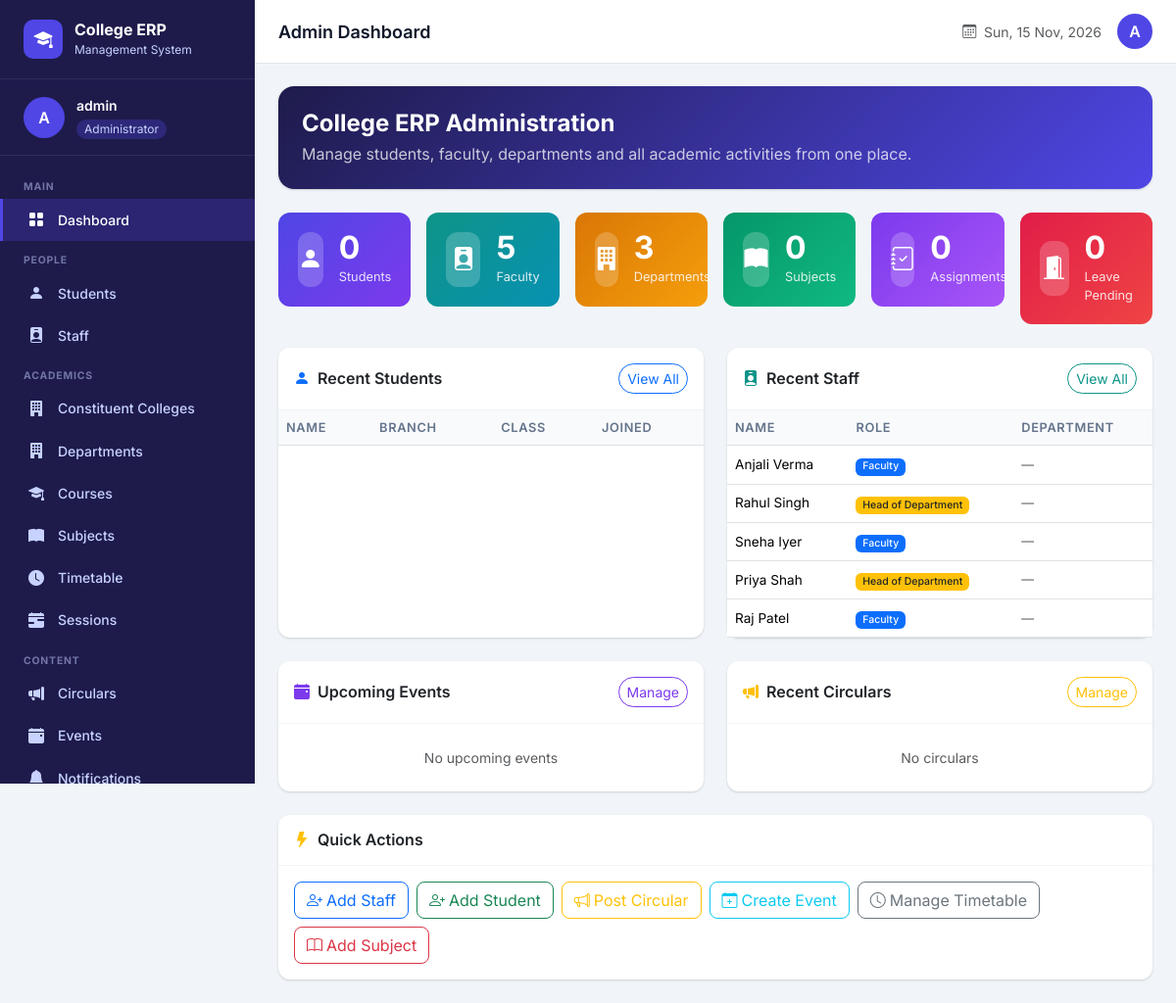
Screenshot of /faculty/admin/dashboard/ (signed in) with the database file from the repository.
### faculty/models.py (models this page shows, shortened)
class Staff(models.Model):
    ROLE_CHOICES = (
         ('dean', 'Dean'),
        ('faculty', 'Faculty'),
        ('hod', 'Head of Department'),
    )
    GENDER_CHOICES = (
        ('male', 'Male'),
        ('female', 'Female'),
        ('other', 'Other'),
    )
    user = models.OneToOneField(User, on_delete=models.CASCADE, related_name='staff_profile')
    staff_id = models.CharField(max_length=20, unique=True)
    name = models.CharField(max_length=100)
    email = models.EmailField(unique=True)
    mobile= models.CharField(
        max_length=10,
        validators=[mobile_validator])
    gender = models.CharField(max_length=10, choices=GENDER_CHOICES, default='male')
    dob = models.DateField(null=True, blank=True)
    image = models.ImageField(upload_to='staff_images/', blank=True, null=True)
    role = models.CharField(max_length=20, choices=ROLE_CHOICES, default='faculty')
    department = models.ForeignKey(
        'account.Department', on_delete=models.SET_NULL,
        null=True, blank=True, related_name='staff_members'
    )
    qualification = models.CharField(max_length=200, blank=True)
    experience = models.CharField(max_length=200, blank=True)
    address = models.TextField(blank=True)
    joining_date = models.DateField(null=True, blank=True)
    is_active = models.BooleanField(default=True)
    created_at = models.DateTimeField(auto_now_add=True)
    class Meta:
        ordering = ['name']
        verbose_name = 'Staff'
        verbose_name_plural = 'Staff Members'

### faculty/views.py (the view)
    def wrapper(request, *args, **kwargs):
        if not request.user.is_authenticated:
            return redirect('login')
        try:
            staff = request.user.staff_profile
            if staff.role != 'admin' and not request.user.is_superuser:
                messages.error(request, "Admin access required.")
                return redirect('login')
            request.staff = staff
        except Staff.DoesNotExist:
            if not request.user.is_superuser:
                messages.error(request, "Access denied.")
                return redirect('login')
            request.staff = None
        return view_func(request, *args, **kwargs)

### faculty/views.py (called while the page is built)
def admin_required(view_func):
    def wrapper(request, *args, **kwargs):
        if not request.user.is_authenticated:
            return redirect('login')
        try:
            staff = request.user.staff_profile
            if staff.role != 'admin' and not request.user.is_superuser:
                messages.error(request, "Admin access required.")
                return redirect('login')
            request.staff = staff
        except Staff.DoesNotExist:
            if not request.user.is_superuser:
                messages.error(request, "Access denied.")
                return redirect('login')
            request.staff = None
        return view_func(request, *args, **kwargs)
    wrapper.__name__ = view_func.__name__
    return wrapper

### templates/admin_panel/dashboard.html (shortened to what this page needs)
{% extends "admin_panel/base_admin.html" %}
{% block page_title %}Admin Dashboard{% endblock %}
{% block content %}
<div class="card mb-4" style="background:linear-gradient(135deg,#1e1b4b,#4f46e5);border-radius:16px">
  <div class="card-body p-4 text-white">
    <h4 class="fw-bold mb-1">College ERP Administration</h4>
    <p class="mb-0 opacity-75">Manage students, faculty, departments and all academic activities from one place.</p>
  </div>
</div>
<div class="row g-3 mb-4">
  <div class="col-6 col-md-2">
    <div class="stat-card bg-indigo">
      <div class="stat-icon"><i class="bi bi-person-fill"></i></div>
      <div><div class="stat-value">{{ total_students }}</div><div class="stat-label">Students</div></div>
    </div>
  </div>
  <div class="col-6 col-md-2">
    <div class="stat-card bg-teal">
      <div class="stat-icon"><i class="bi bi-person-badge-fill"></i></div>
      <div><div class="stat-value">{{ total_faculty }}</div><div class="stat-label">Faculty</div></div>
    </div>
  </div>
  <div class="col-6 col-md-2">
    <div class="stat-card bg-amber">
      <div class="stat-icon"><i class="bi bi-building-fill"></i></div>
      <div><div class="stat-value">{{ total_departments }}</div><div class="stat-label">Departments</div></div>
    </div>
  </div>
  <div class="col-6 col-md-2">
    <div class="stat-card bg-emerald">
      <div class="stat-icon"><i class="bi bi-book-fill"></i></div>
      <div><div class="stat-value">{{ total_subjects }}</div><div class="stat-label">Subjects</div></div>
    </div>
  </div>
  <div class="col-6 col-md-2">
    <div class="stat-card bg-violet">
      <div class="stat-icon"><i class="bi bi-journal-check"></i></div>
      <div><div class="stat-value">{{ total_assignments }}</div><div class="stat-label">Assignments</div></div>
    </div>
  </div>
  <div class="col-6 col-md-2">
    <div class="stat-card bg-rose">
      <div class="stat-icon"><i class="bi bi-door-open-fill"></i></div>
      <div><div class="stat-value">{{ pending_leaves }}</div><div class="stat-label">Leave Pending</div></div>
    </div>
  </div>
</div>
<div class="row g-4">
  <div class="col-md-6">
    <div class="card h-100">
      <div class="card-header py-3 d-flex justify-content-between align-items-center">
        <h6 class="mb-0 fw-semibold"><i class="bi bi-person-fill text-primary me-2"></i>Recent Students</h6>
        <a href="{% url 'admin_students' %}" class="btn btn-sm btn-outline-primary rounded-pill">View All</a>
      </div>
      <div class="card-body p-0">
        <div class="table-responsive">
          <table class="table mb-0">
            <thead><tr><th>Name</th><th>Branch</th><th>Class</th><th>Joined</th></tr></thead>
          </table>
        </div>
      </div>
    </div>
  </div>
  <div class="col-md-6">
    <div class="card h-100">
      <div class="card-header py-3 d-flex justify-content-between align-items-center">
        <h6 class="mb-0 fw-semibold"><i class="bi bi-person-badge-fill text-teal me-2" style="color:#0d9488"></i>Recent Staff</h6>
        <a href="{% url 'admin_staff_list' %}" class="btn btn-sm rounded-pill" style="border:1px solid #0d9488;color:#0d9488">View All</a>
      </div>
      <div class="card-body p-0">
        <div class="table-responsive">
          <table class="table mb-0">
            <thead><tr><th>Name</th><th>Role</th><th>Department</th></tr></thead>
            <tbody>
              {% for s in recent_staff %}
                <tr>
                  <td style="font-size:.85rem">{{ s.name }}</td>
                  <td><span class="badge {% if s.role == 'admin' %}bg-danger{% elif s.role == 'hod' %}bg-warning text-dark{% else %}bg-primary{% endif %}">{{ s.get_role_display }}</span></td>
                  <td style="font-size:.8rem" class="text-muted">{{ s.department|default:"—" }}</td>
                </tr>
              {% endfor %}
            </tbody>
          </table>
        </div>
      </div>
    </div>
  </div>
  <div class="col-md-6">
    <div class="card h-100">
      <div class="card-header py-3 d-flex justify-content-between align-items-center">
        <h6 class="mb-0 fw-semibold"><i class="bi bi-calendar-event-fill me-2" style="color:#7c3aed"></i>Upcoming Events</h6>
        <a href="{% url 'admin_events' %}" class="btn btn-sm rounded-pill" style="border:1px solid #7c3aed;color:#7c3aed">Manage</a>
      </div>
      <div class="card-body p-0">
        {% for event in upcoming_events %}
          <div class="p-3 border-bottom d-flex gap-3 align-items-start">
            <div class="text-center p-2 rounded-2" style="background:#eef2ff;min-width:48px">
              <div style="font-size:.65rem;font-weight:700;color:#4f46e5;text-transform:uppercase">{{ event.start_date|date:"M" }}</div>
              <div style="font-size:1.2rem;font-weight:700;color:#1e1b4b;line-height:1">{{ event.start_date|date:"d" }}</div>
            </div>
            <div>
              <div class="fw-semibold" style="font-size:.875rem">{{ event.event_name }}</div>
              <div class="text-muted" style="font-size:.75rem"><i class="bi bi-geo-alt me-1"></i>{{ event.venue }}</div>
              <div class="text-muted" style="font-size:.75rem"><i class="bi bi-currency-rupee me-1"></i>{{ event.fees }}</div>
            </div>
          </div>
        {% empty %}
          <div class="text-center py-4 text-muted" style="font-size:.875rem">No upcoming events</div>
        {% endfor %}
      </div>
    </div>
  </div>
  <div class="col-md-6">
    <div class="card h-100">
      <div class="card-header py-3 d-flex justify-content-between align-items-center">
        <h6 class="mb-0 fw-semibold"><i class="bi bi-megaphone-fill text-warning me-2"></i>Recent Circulars</h6>
        <a href="{% url 'admin_circulars' %}" class="btn btn-sm btn-outline-warning rounded-pill">Manage</a>
      </div>
      <div class="card-body p-0">
        {% for circ in recent_circulars %}
          <div class="p-3 border-bottom d-flex justify-content-between align-items-start">
            <div>
              {% if circ.is_pinned %}<i class="bi bi-pin-fill text-danger me-1" style="font-size:.75rem"></i>{% endif %}
              <span class="fw-semibold" style="font-size:.875rem">{{ circ.title }}</span>
              <div class="text-muted" style="font-size:.75rem">{{ circ.publish_date|date:"d M Y" }}</div>
            </div>
            <span class="badge {% if circ.target_audience == 'students' %}bg-primary{% elif circ.target_audience == 'faculty' %}bg-success{% else %}bg-secondary{% endif %}">
              {{ circ.get_target_audience_display }}
            </span>
          </div>
        {% empty %}
          <div class="text-center py-4 text-muted" style="font-size:.875rem">No circulars</div>
        {% endfor %}
      </div>
    </div>
  </div>
</div>
<div class="card mt-4">
  <div class="card-header py-3"><h6 class="mb-0 fw-semibold"><i class="bi bi-lightning-fill text-warning me-2"></i>Quick Actions</h6></div>
  <div class="card-body">
    <div class="d-flex flex-wrap gap-2">
      <a href="{% url 'add_staff' %}" class="btn btn-outline-primary rounded-3"><i class="bi bi-person-plus me-1"></i>Add Staff</a>
      <a href="{% url 'register_student' %}" class="btn btn-outline-success rounded-3"><i class="bi bi-person-plus me-1"></i>Add Student</a>
      <a href="{% url 'admin_circulars' %}" class="btn btn-outline-warning rounded-3"><i class="bi bi-megaphone me-1"></i>Post Circular</a>
      <a href="{% url 'admin_events' %}" class="btn btn-outline-info rounded-3"><i class="bi bi-calendar-plus me-1"></i>Create Event</a>
      <a href="{% url 'admin_timetable' %}" class="btn btn-outline-secondary rounded-3"><i class="bi bi-clock me-1"></i>Manage Timetable</a>
      <a href="{% url 'admin_subjects' %}" class="btn btn-outline-danger rounded-3"><i class="bi bi-book me-1"></i>Add Subject</a>
    </div>
  </div>
</div>
{% endblock %}

### templates/admin_panel/base_admin.html (shortened to what this page needs)
{% extends "base/layout.html" %}
{% block sidebar_user %}
  <div class="user-avatar-placeholder">A</div>
  <div class="user-info">
    <div class="user-name">{{ request.user.get_full_name|default:request.user.username }}</div>
    <span class="user-role">Administrator</span>
  </div>
{% endblock %}
{% block sidebar_nav %}
  <div class="sidebar-section-label">Main</div>
  <a href="{% url 'admin_dashboard' %}"><i class="bi bi-grid-fill"></i> Dashboard</a>
  <div class="sidebar-section-label">People</div>
  <a href="{% url 'admin_students' %}"><i class="bi bi-person-fill"></i> Students</a>
  <a href="{% url 'admin_staff_list' %}"><i class="bi bi-person-badge-fill"></i> Staff</a>
  <div class="sidebar-section-label">Academics</div>
  <a href="{% url 'admin_constituent' %}"><i class="bi bi-building-fill"></i> Constituent Colleges</a>
  <a href="{% url 'admin_departments' %}"><i class="bi bi-building-fill"></i> Departments</a>
  <a href="{% url 'admin_courses' %}"><i class="bi bi-mortarboard-fill"></i> Courses</a>
  <a href="{% url 'admin_subjects' %}"><i class="bi bi-book-fill"></i> Subjects</a>
  <a href="{% url 'admin_timetable' %}"><i class="bi bi-clock-fill"></i> Timetable</a>
  <a href="{% url 'admin_sessions' %}"><i class="bi bi-calendar-range-fill"></i> Sessions</a>
  <div class="sidebar-section-label">Content</div>
  <a href="{% url 'admin_circulars' %}"><i class="bi bi-megaphone-fill"></i> Circulars</a>
  <a href="{% url 'admin_events' %}"><i class="bi bi-calendar-event-fill"></i> Events</a>
  <a href="{% url 'admin_notifications' %}"><i class="bi bi-bell-fill"></i> Notifications</a>
{% endblock %}
{% block topbar_right %}
  <div style="width:36px;height:36px;background:#4f46e5;border-radius:50%;display:flex;align-items:center;justify-content:center;color:white;font-weight:600">
    A
  </div>
{% endblock %}

### templates/base/layout.html (style rules this page uses)
:root { --sidebar-width: 260px; --topbar-height: 64px; --primary: #4f46e5; --primary-dark: #3730a3; --sidebar-bg: #1e1b4b; --sidebar-hover: #312e81; --sidebar-text: #c7d2fe; --sidebar-active: #4f46e5; --card-shadow: 0 1px 3px rgba(0,0,0,.1), 0 1px 2px rgba(0,0,0,.06); }
* { font-family: 'Inter', sans-serif; }
body { background: #f1f5f9; min-height: 100vh; }
.sidebar-user .user-avatar-placeholder { width: 42px; height: 42px; border-radius: 50%; background: var(--primary); display: flex; align-items: center; justify-content: center; color: white; font-weight: 600; font-size: 1rem; flex-shrink: 0; }
.sidebar-user .user-info .user-name { color: white; font-weight: 600; font-size: .875rem; }
.sidebar-user .user-info .user-role { color: var(--sidebar-text); font-size: .75rem; background: rgba(79,70,229,.3); padding: 1px 8px; border-radius: 20px; display: inline-block; margin-top: 2px; }
.sidebar-section-label { color: rgba(199,210,254,.5); font-size: .65rem; font-weight: 700; text-transform: uppercase; letter-spacing: .08em; padding: .75rem 1.5rem .25rem; }
.sidebar-nav a { display: flex; align-items: center; gap: .75rem; padding: .6rem 1.5rem; color: var(--sidebar-text); text-decoration: none; font-size: .875rem; font-weight: 500; transition: all .15s; border-left: 3px solid transparent; }
.sidebar-nav a.active { background: rgba(79,70,229,.25); color: white; border-left-color: var(--primary); }
.sidebar-nav a i { font-size: 1rem; width: 20px; text-align: center; }
.card { border: none; box-shadow: var(--card-shadow); border-radius: 12px; }
.card-header { background: white; border-bottom: 1px solid #f1f5f9; border-radius: 12px 12px 0 0 !important; }
.stat-card { border-radius: 12px; padding: 1.25rem; color: white; display: flex; align-items: center; gap: 1rem; }
.stat-card .stat-icon { width: 56px; height: 56px; border-radius: 12px; background: rgba(255,255,255,.2); display: flex; align-items: center; justify-content: center; font-size: 1.5rem; }
.stat-card .stat-value { font-size: 2rem; font-weight: 700; line-height: 1; }
.stat-card .stat-label { font-size: .8rem; opacity: .85; margin-top: 4px; }
.bg-indigo { background: linear-gradient(135deg, #4f46e5, #7c3aed); }
.bg-teal { background: linear-gradient(135deg, #0d9488, #0891b2); }
.bg-amber { background: linear-gradient(135deg, #d97706, #f59e0b); }
.bg-rose { background: linear-gradient(135deg, #e11d48, #ef4444); }
.bg-emerald { background: linear-gradient(135deg, #059669, #10b981); }
.bg-violet { background: linear-gradient(135deg, #7c3aed, #a855f7); }
.table th { background: #f8fafc; font-size: .8rem; font-weight: 600; text-transform: uppercase; letter-spacing: .05em; color: #64748b; }
.table td { vertical-align: middle; font-size: .875rem; }
.badge { font-weight: 500; }

### rows the page displays
Staff: name "Anjali Verma", role "Faculty", department "—"
Staff: name "Rahul Singh", role "Head of Department", department "—"
Staff: name "Sneha Iyer", role "Faculty", department "—"
Staff: name "Priya Shah", role "Head of Department", department "—"
Staff: name "Raj Patel", role "Faculty", department "—"

### other values shown
{{ request.user.get_full_name|default:request.user.username }} "admin"
{{ total_students }} "0"
{{ total_faculty }} "5"
{{ total_departments }} "3"
{{ total_subjects }} "0"
{{ total_assignments }} "0"
{{ pending_leaves }} "0"
